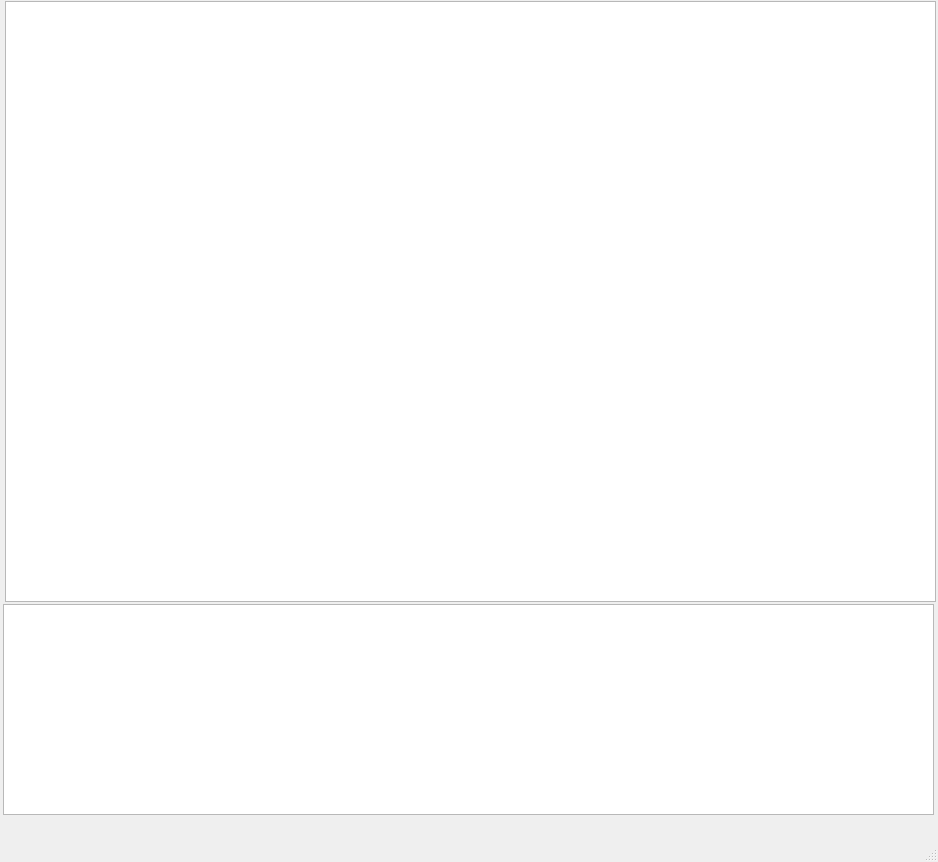
<?xml version="1.0" encoding="UTF-8"?>
<ui version="4.0">
 <class>MainWindow</class>
 <widget class="QMainWindow" name="MainWindow">
  <property name="geometry">
   <rect>
    <x>0</x>
    <y>0</y>
    <width>938</width>
    <height>862</height>
   </rect>
  </property>
  <property name="windowTitle">
   <string>MainWindow</string>
  </property>
  <property name="styleSheet">
   <string notr="true">QTableWidget::item {
    background-color: black;
}</string>
  </property>
  <widget class="QWidget" name="centralwidget">
   <property name="styleSheet">
    <string notr="true">QTableWidget::item {
    background-color: black;
}</string>
   </property>
   <widget class="QTableWidget" name="tableWidget">
    <property name="geometry">
     <rect>
      <x>5</x>
      <y>1</y>
      <width>931</width>
      <height>601</height>
     </rect>
    </property>
    <property name="showGrid">
     <bool>false</bool>
    </property>
    <attribute name="horizontalHeaderVisible">
     <bool>false</bool>
    </attribute>
    <attribute name="verticalHeaderVisible">
     <bool>false</bool>
    </attribute>
   </widget>
   <widget class="QTextEdit" name="textEdit">
    <property name="geometry">
     <rect>
      <x>3</x>
      <y>604</y>
      <width>931</width>
      <height>211</height>
     </rect>
    </property>
   </widget>
  </widget>
  <widget class="QMenuBar" name="menubar">
   <property name="geometry">
    <rect>
     <x>0</x>
     <y>0</y>
     <width>938</width>
     <height>25</height>
    </rect>
   </property>
  </widget>
  <widget class="QStatusBar" name="statusbar"/>
 </widget>
 <resources/>
 <connections/>
</ui>
